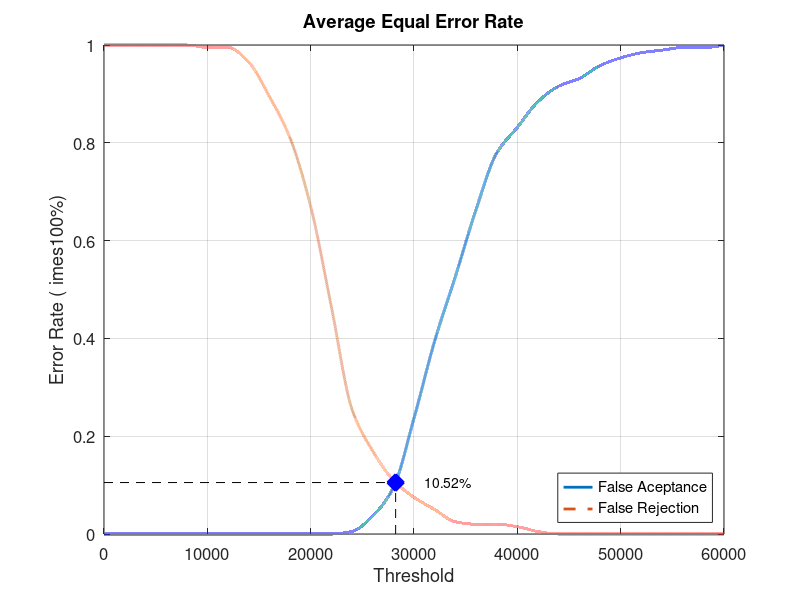
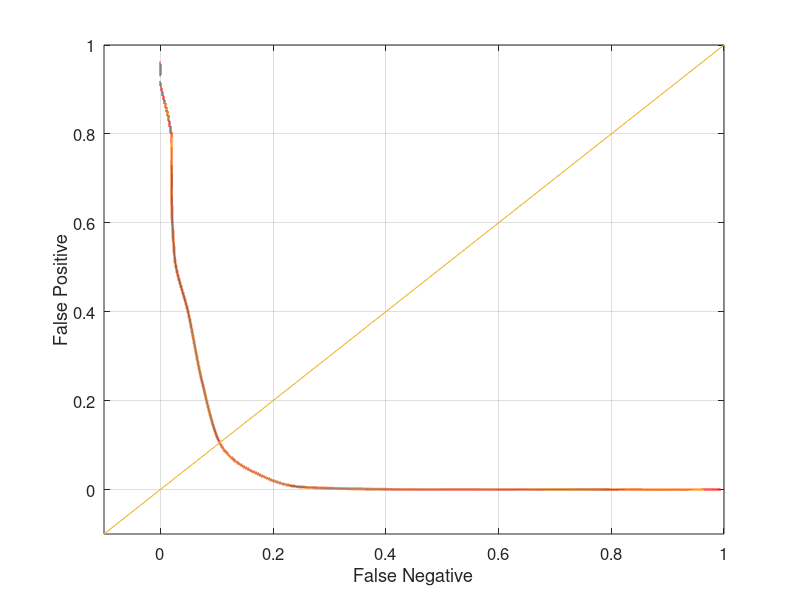

Write MATLAB code to recreate these figures, in order.
close all;
clear;
clc;
x = 0:2000:60000;
xq = 0:0.5:60000;

y0 = [0 0 0 0 0 0 0 0 0 0 0 0 0.00526316 0.0368421 0.0947368 0.236842 0.394737 0.526316 0.663158 0.778947 0.831579 0.884211 0.915789 0.931579 0.957895 0.973684 0.984211 0.989474 0.994737 0.994737 1]
yy0 = interp1(x, y0, xq, 'pchip');
y1 = [1 1 1 1 1 0.995 0.995 0.965 0.895 0.81 0.67 0.465 0.255 0.17 0.11 0.075 0.05 0.025 0.02 0.02 0.015 0.005 0 0 0 0 0 0 0 0 0]
yy1 = interp1(x, y1, xq, 'pchip');

% Calculating EER: 
y2 = abs(y0 - y1);
find(y2 == min(y2))
yy2 = abs(yy0 - yy1);
xEER = find(yy2 == min(yy2));
xEERIndex = xq(xEER) % X-axis EER
yEER = yy0(xEER) % Y-axis EER

main = figure
plot(xq, yy0,'-','LineWidth', 2);	hold on
plot(xq, yy1,'--','LineWidth', 2);	hold on
plot([xEERIndex xEERIndex], [0 yEER], 'k--');	hold on
plot([0 xEERIndex], [yEER yEER], 'k--');	hold on
plot(xEERIndex, yEER, 'bx', 'LineWidth', 10);	hold on
text(xEERIndex + 10 * xEERIndex / 100, yEER, [num2str(round((10000 * yEER)) / 100) '%'])
legend('False Aceptance', 'False Rejection', 'Location', 'SouthEast')
xlabel('Threshold')
ylabel('Error Rate (	imes100%)')
title('Average Equal Error Rate')
set(gca, 'FontSize', 12)
axis([0 60000 0 1])
grid on

print(main, 'Database4_4Main', '-dpng');
FNRxFPR = figure('Color', [1 1 1]);
plot(yy1, yy0, '-', yy1, yy0, 'LineWidth', 2);
hold on
y = -0.1:0.1:1
plot(y, y); 
set(gca, 'FontSize', 12)
xlabel('False Negative')
ylabel('False Positive')
axis([-0.1 1 -0.1 1])
set(gca, 'FontSize', 12)
grid on

print(FNRxFPR, 'Database4_4FNRxFPR','-dpng');
